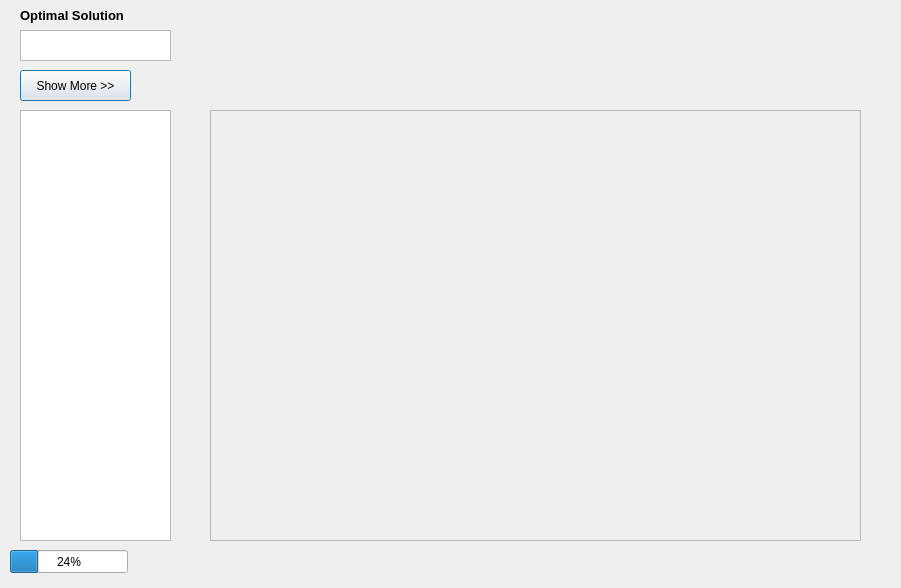
<?xml version="1.0" encoding="UTF-8"?>
<ui version="4.0">
 <class>ResultDialog</class>
 <widget class="QDialog" name="ResultDialog">
  <property name="geometry">
   <rect>
    <x>0</x>
    <y>0</y>
    <width>901</width>
    <height>588</height>
   </rect>
  </property>
  <property name="windowTitle">
   <string>Dialog</string>
  </property>
  <widget class="QProgressBar" name="progressBar">
   <property name="geometry">
    <rect>
     <x>10</x>
     <y>550</y>
     <width>118</width>
     <height>23</height>
    </rect>
   </property>
   <property name="value">
    <number>24</number>
   </property>
  </widget>
  <widget class="QListView" name="listView">
   <property name="geometry">
    <rect>
     <x>20</x>
     <y>30</y>
     <width>151</width>
     <height>31</height>
    </rect>
   </property>
  </widget>
  <widget class="QPushButton" name="pushButton">
   <property name="geometry">
    <rect>
     <x>20</x>
     <y>70</y>
     <width>111</width>
     <height>31</height>
    </rect>
   </property>
   <property name="text">
    <string>Show More &gt;&gt;</string>
   </property>
  </widget>
  <widget class="QListWidget" name="listWidget">
   <property name="geometry">
    <rect>
     <x>20</x>
     <y>110</y>
     <width>151</width>
     <height>431</height>
    </rect>
   </property>
  </widget>
  <widget class="QLabel" name="label">
   <property name="geometry">
    <rect>
     <x>20</x>
     <y>6</y>
     <width>151</width>
     <height>20</height>
    </rect>
   </property>
   <property name="text">
    <string>&lt;html&gt;&lt;head/&gt;&lt;body&gt;&lt;p&gt;&lt;span style=&quot; font-size:10pt; font-weight:600;&quot;&gt;Optimal Solution&lt;/span&gt;&lt;/p&gt;&lt;/body&gt;&lt;/html&gt;</string>
   </property>
  </widget>
  <widget class="QScrollArea" name="scrollArea">
   <property name="geometry">
    <rect>
     <x>210</x>
     <y>110</y>
     <width>651</width>
     <height>431</height>
    </rect>
   </property>
   <property name="widgetResizable">
    <bool>true</bool>
   </property>
   <widget class="QWidget" name="scrollAreaWidgetContents">
    <property name="geometry">
     <rect>
      <x>0</x>
      <y>0</y>
      <width>649</width>
      <height>429</height>
     </rect>
    </property>
   </widget>
  </widget>
 </widget>
 <resources/>
 <connections/>
</ui>
